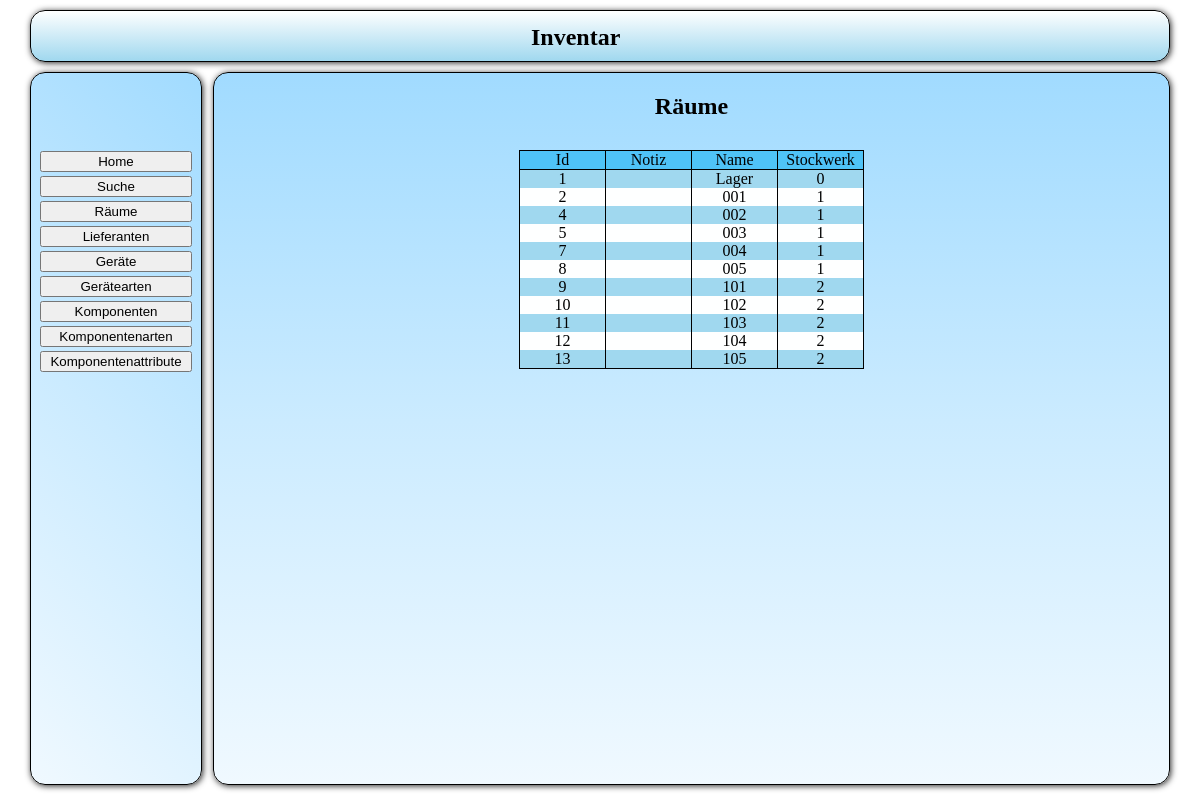
/src/php/fro_Auswahl.php?action=list&table=raeume, run on the app's committed database.
### tables this page shows
CREATE TABLE IF NOT EXISTS `tbl_raeume` (
`raum_id` int(11) NOT NULL,
  `raum_notiz` text,
  `raum_name` text,
  `raum_stockwerk` text
);

### src/lib/plotting/forms.php (called while the page is built, shortened)
<?php
function get($key, $default)
{
    if(isset($_GET[$key]))
    {
	return htmlspecialchars($_GET[$key]);
    }
}

### src/php/sql_get.php (called while the page is built, shortened)
<?php
function func_a_getRaeume()
{
    $txt_sql_statement = "SELECT * FROM tbl_raeume;";
    $a_sql_ausgabe = array();
    $a_sql_result = mysql_query($txt_sql_statement)
            or die ("Anfrage Fehlgeschlagen");
    while($a_sql_cache = mysql_fetch_assoc($a_sql_result))
    {
	$a_sql_ausgabe[] = $a_sql_cache;
    }
    return $a_sql_ausgabe;
}

### src/php/log_Liste.php (the view, shortened to what this page needs)
<?php
echo "<h2 align='center'>".$sTitel."</h2>";
$oTabelle = new \utility\tables\table();
$oTabelle->start(false, "liste");
$oTabelle->startRow();
foreach ($aErgebnis_attribute as $mAttribut)
{
    $oTabelle->addCell($mAttribut);
}
foreach ($aErgebnisse as $aErgebnis)
{
    foreach ($aErgebnis as $sIndex => $mData)
    {
	echo $mData;
    }
}

### src/css/main.css (style rules this page uses)
body { padding: 0; margin: 0; }

### data on the page
tbl_raeume: raum_id "1", raum_name "Lager", raum_stockwerk "0"
tbl_raeume: raum_id "2", raum_name "001", raum_stockwerk "1"
tbl_raeume: raum_id "4", raum_name "002", raum_stockwerk "1"
tbl_raeume: raum_id "5", raum_name "003", raum_stockwerk "1"
tbl_raeume: raum_id "7", raum_name "004", raum_stockwerk "1"
tbl_raeume: raum_id "8", raum_name "005", raum_stockwerk "1"
tbl_raeume: raum_id "9", raum_name "101", raum_stockwerk "2"
tbl_raeume: raum_id "10", raum_name "102", raum_stockwerk "2"
tbl_raeume: raum_id "11", raum_name "103", raum_stockwerk "2"
tbl_raeume: raum_id "12", raum_name "104", raum_stockwerk "2"
tbl_raeume: raum_id "13", raum_name "105", raum_stockwerk "2"

### other printed values
$sTitel "Räume"
$string "Id"
$string "Notiz"
$string "Name"
$string "Stockwerk"
